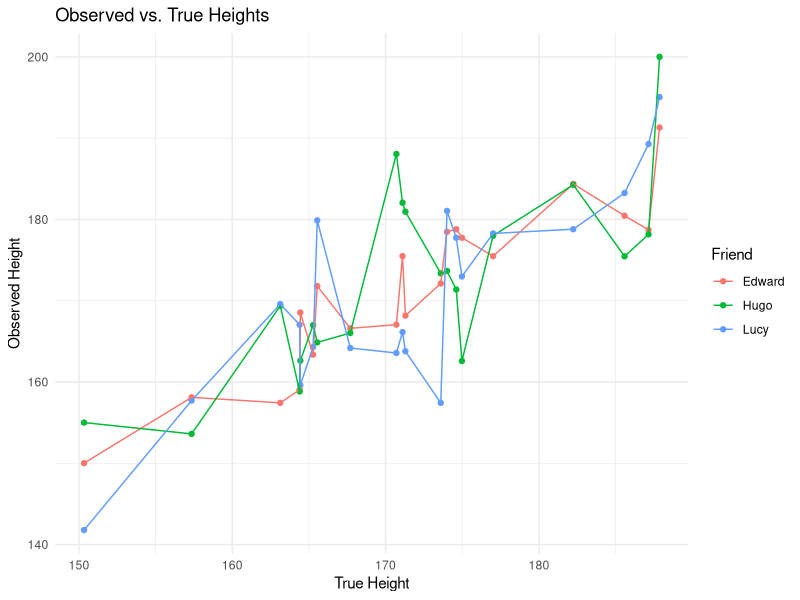

This chart was generated by the following R code:
## ---- chunk 1
 installed.packages() 
 install.packages("testthat")
 library(testthat) 
 set.seed(123)

num_friends <- 20

true_heights <- rnorm(num_friends, mean = 170, sd = 10)

error_edward <- rnorm(num_friends, mean = 0, sd = 5) 
error_hugo <- rnorm(num_friends, mean = 0, sd = 8) 
error_lucy <- rnorm(num_friends, mean = 0, sd = 7)

observed_heights_edward <- true_heights + error_edward 
observed_heights_hugo <- true_heights + error_hugo 
observed_heights_lucy <- true_heights + error_lucy

height_data <- data.frame( Friend = rep(c(rep("Edward", num_friends), rep("Hugo", num_friends), rep("Lucy", num_friends)), each = 1), True_Height = rep(true_heights, times = 3), Observed_Height = c(observed_heights_edward, observed_heights_hugo, observed_heights_lucy), Measurement_Approach = rep(c(rep("Edward", num_friends), rep("Hugo", num_friends), rep("Lucy", num_friends)), each = 1) )


## ---- chunk 2
 installed.packages() 
 install.packages("testthat")
 
 
 test_that("Test 1: Independence of Observed Heights for Edward", {
  edward_data <- subset(height_data, Friend == "Edward")
  chi_square_test_result <- chisq.test(table(edward_data$Observed_Height, edward_data$True_Height))
  expect_true(chi_square_test_result$p.value > 0.05,
              "Observed heights for Edward are independent of true heights.")
})

test_that("Test 2: Independence of Observed Heights for Hugo", {
  hugo_data <- subset(height_data, Friend == "Hugo")
  chi_square_test_result <- chisq.test(table(hugo_data$Observed_Height, hugo_data$True_Height))
  expect_true(chi_square_test_result$p.value > 0.05,
              "Observed heights for Hugo are independent of true heights.")
})

test_that("Test 3: Independence of Observed Heights for Lucy", {
  lucy_data <- subset(height_data, Friend == "Lucy")
  chi_square_test_result <- chisq.test(table(lucy_data$Observed_Height, lucy_data$True_Height))
  expect_true(chi_square_test_result$p.value > 0.05,
              "Observed heights for Lucy are independent of true heights.")
})

## ---- chunk 3


library(ggplot2)

plot_data <- data.frame( Friend = height_data$Friend,  Observed_Height = height_data$Observed_Height, True_Height = height_data$True_Height )

ggplot(plot_data, aes(x = True_Height, y = Observed_Height, color = Friend)) + geom_point() + geom_line() + labs(title = "Observed vs. True Heights", x = "True Height", y = "Observed Height", color = "Friend") + theme_minimal()
